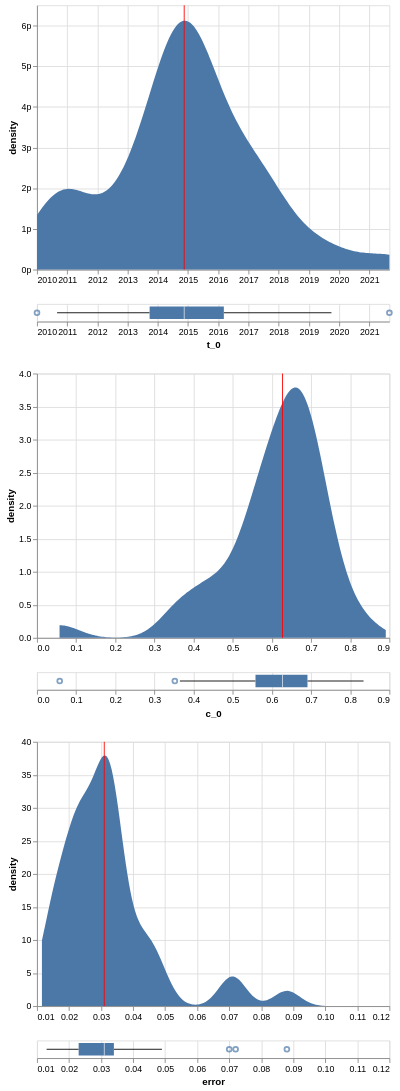

Describe this chart as a Vega-Lite specification.
### Vega-Lite specification from a JSON file in a GitHub repository (floating-point values rounded to 4 significant figures)
{"config": {"view": {"continuousWidth": 400, "continuousHeight": 300}}, "vconcat": [{"layer": [{"mark": "area", "encoding": {"x": {"field": "t_0", "title": null, "type": "temporal"}, "y": {"axis": {"format": "s"}, "field": "density", "type": "quantitative"}}, "selection": {"selector017": {"type": "single", "fields": ["care_site_level"], "bind": {"input": "select", "options": ["Hôpital"], "name": "care_site_level"}, "init": {"care_site_level": "Hôpital"}}, "selector018": {"type": "single", "fields": ["stay_type"], "bind": {"input": "select", "options": ["All", "Urg_Hospit"], "name": "stay_type"}, "init": {"stay_type": "All"}}}, "transform": [{"field": "t_0", "timeUnit": "yearmonth", "as": "estimate"}, {"density": "t_0", "groupby": ["care_site_level", "stay_type"], "as": ["t_0", "density"]}]}, {"mark": {"type": "rule", "color": "red"}, "encoding": {"x": {"aggregate": "median", "field": "t_0", "type": "temporal"}}}]}, {"mark": "boxplot", "encoding": {"x": {"field": "t_0", "type": "temporal"}}, "selection": {"selector017": {"type": "single", "fields": ["care_site_level"], "bind": {"input": "select", "options": ["Hôpital"], "name": "care_site_level"}, "init": {"care_site_level": "Hôpital"}}, "selector018": {"type": "single", "fields": ["stay_type"], "bind": {"input": "select", "options": ["All", "Urg_Hospit"], "name": "stay_type"}, "init": {"stay_type": "All"}}}}, {"vconcat": [{"layer": [{"mark": "area", "encoding": {"x": {"field": "c_0", "title": null, "type": "quantitative"}, "y": {"field": "density", "type": "quantitative"}}, "selection": {"selector017": {"type": "single", "fields": ["care_site_level"], "bind": {"input": "select", "options": ["Hôpital"], "name": "care_site_level"}, "init": {"care_site_level": "Hôpital"}}, "selector018": {"type": "single", "fields": ["stay_type"], "bind": {"input": "select", "options": ["All", "Urg_Hospit"], "name": "stay_type"}, "init": {"stay_type": "All"}}}, "transform": [{"density": "c_0", "extent": [0.05756, 0.8908], "groupby": ["care_site_level", "stay_type"], "as": ["c_0", "density"]}]}, {"mark": {"type": "rule", "color": "red"}, "encoding": {"x": {"aggregate": "median", "field": "c_0", "type": "quantitative"}}}]}, {"mark": "boxplot", "encoding": {"x": {"field": "c_0", "type": "quantitative"}}, "selection": {"selector017": {"type": "single", "fields": ["care_site_level"], "bind": {"input": "select", "options": ["Hôpital"], "name": "care_site_level"}, "init": {"care_site_level": "Hôpital"}}, "selector018": {"type": "single", "fields": ["stay_type"], "bind": {"input": "select", "options": ["All", "Urg_Hospit"], "name": "stay_type"}, "init": {"stay_type": "All"}}}}], "resolve": {"scale": {"x": "shared"}}}, {"vconcat": [{"layer": [{"mark": "area", "encoding": {"x": {"field": "error", "title": null, "type": "quantitative"}, "y": {"field": "density", "type": "quantitative"}}, "selection": {"selector017": {"type": "single", "fields": ["care_site_level"], "bind": {"input": "select", "options": ["Hôpital"], "name": "care_site_level"}, "init": {"care_site_level": "Hôpital"}}, "selector018": {"type": "single", "fields": ["stay_type"], "bind": {"input": "select", "options": ["All", "Urg_Hospit"], "name": "stay_type"}, "init": {"stay_type": "All"}}}, "transform": [{"density": "error", "extent": [0.01154, 0.1104], "groupby": ["care_site_level", "stay_type"], "as": ["error", "density"]}]}, {"mark": {"type": "rule", "color": "red"}, "encoding": {"x": {"aggregate": "median", "field": "error", "type": "quantitative"}}}]}, {"mark": "boxplot", "encoding": {"x": {"field": "error", "type": "quantitative"}}, "selection": {"selector017": {"type": "single", "fields": ["care_site_level"], "bind": {"input": "select", "options": ["Hôpital"], "name": "care_site_level"}, "init": {"care_site_level": "Hôpital"}}, "selector018": {"type": "single", "fields": ["stay_type"], "bind": {"input": "select", "options": ["All", "Urg_Hospit"], "name": "stay_type"}, "init": {"stay_type": "All"}}}}], "resolve": {"scale": {"x": "shared"}}}], "data": {"name": "data-30e940cb7f217a5378ee938a10a475bd"}, "resolve": {"scale": {"x": "shared"}}, "transform": [{"filter": {"selection": "selector017"}}, {"filter": {"selection": "selector018"}}], "$schema": "https://vega.github.io/schema/vega-lite/v5.json", "datasets": {"data-30e940cb7f217a5378ee938a10a475bd": [{"care_site_level": "Hôpital", "stay_type": "All", "care_site_id": 8312083245, "t_0": "2017-07-01T00:00:00", "c_0": 0.058, "error": 0.04}, {"care_site_level": "Hôpital", "stay_type": "All", "care_site_id": 8312021707, "t_0": "2014-10-01T00:00:00", "c_0": 0.73, "error": 0.021}, {"care_site_level": "Hôpital", "stay_type": "Urg_Hospit", "care_site_id": 8312021707, "t_0": "2014-10-01T00:00:00", "c_0": 0.862, "error": 0.014}, {"care_site_level": "Hôpital", "stay_type": "Urg_Hospit", "care_site_id": 8312006940, "t_0": "2015-02-01T00:00:00", "c_0": 0.776, "error": 0.023}, {"care_site_level": "Hôpital", "stay_type": "All", "care_site_id": 8312006940, "t_0": "2014-10-01T00:00:00", "c_0": 0.625, "error": 0.023}, {"care_site_level": "Hôpital", "stay_type": "Urg_Hospit", "care_site_id": 8312077037, "t_0": "2012-05-01T00:00:00", "c_0": 0.746, "error": 0.018}, {"care_site_level": "Hôpital", "stay_type": "All", "care_site_id": 8312077037, "t_0": "2012-05-01T00:00:00", "c_0": 0.549, "error": 0.034}, {"care_site_level": "Hôpital", "stay_type": "All", "care_site_id": 8312052888, "t_0": "2016-06-01T00:00:00", "c_0": 0.7, "error": 0.023}, {"care_site_level": "Hôpital", "stay_type": "Urg_Hospit", "care_site_id": 8312052888, "t_0": "2016-06-01T00:00:00", "c_0": 0.856, "error": 0.017}, {"care_site_level": "Hôpital", "stay_type": "Urg_Hospit", "care_site_id": 8312035257, "t_0": "2016-12-01T00:00:00", "c_0": 0.871, "error": 0.021}, {"care_site_level": "Hôpital", "stay_type": "All", "care_site_id": 8312035257, "t_0": "2016-11-01T00:00:00", "c_0": 0.684, "error": 0.029}, {"care_site_level": "Hôpital", "stay_type": "All", "care_site_id": 8312037868, "t_0": "2015-03-01T00:00:00", "c_0": 0.622, "error": 0.033}, {"care_site_level": "Hôpital", "stay_type": "Urg_Hospit", "care_site_id": 8312037868, "t_0": "2010-01-01T00:00:00", "c_0": 0.716, "error": 0.03}, {"care_site_level": "Hôpital", "stay_type": "Urg_Hospit", "care_site_id": 8312063103, "t_0": "2014-06-01T00:00:00", "c_0": 0.785, "error": 0.024}, {"care_site_level": "Hôpital", "stay_type": "All", "care_site_id": 8312063103, "t_0": "2014-06-01T00:00:00", "c_0": 0.691, "error": 0.025}, {"care_site_level": "Hôpital", "stay_type": "Urg_Hospit", "care_site_id": 8312040352, "t_0": "2011-03-01T00:00:00", "c_0": 0.686, "error": 0.021}, {"care_site_level": "Hôpital", "stay_type": "All", "care_site_id": 8312040352, "t_0": "2011-03-01T00:00:00", "c_0": 0.624, "error": 0.023}, {"care_site_level": "Hôpital", "stay_type": "All", "care_site_id": 8312025702, "t_0": "2017-01-01T00:00:00", "c_0": 0.658, "error": 0.034}, {"care_site_level": "Hôpital", "stay_type": "Urg_Hospit", "care_site_id": 8312025702, "t_0": "2017-02-01T00:00:00", "c_0": 0.87, "error": 0.019}, {"care_site_level": "Hôpital", "stay_type": "Urg_Hospit", "care_site_id": 8312002245, "t_0": "2010-10-01T00:00:00", "c_0": 0.8, "error": 0.014}, {"care_site_level": "Hôpital", "stay_type": "All", "care_site_id": 8312002245, "t_0": "2010-09-01T00:00:00", "c_0": 0.702, "error": 0.018}, {"care_site_level": "Hôpital", "stay_type": "All", "care_site_id": 8312008714, "t_0": "2013-12-01T00:00:00", "c_0": 0.724, "error": 0.015}, {"care_site_level": "Hôpital", "stay_type": "Urg_Hospit", "care_site_id": 8312008714, "t_0": "2014-02-01T00:00:00", "c_0": 0.788, "error": 0.015}, {"care_site_level": "Hôpital", "stay_type": "Urg_Hospit", "care_site_id": 8312039899, "t_0": "2015-03-01T00:00:00", "c_0": 0.871, "error": 0.012}, {"care_site_level": "Hôpital", "stay_type": "All", "care_site_id": 8312039899, "t_0": "2015-03-01T00:00:00", "c_0": 0.681, "error": 0.02}, {"care_site_level": "Hôpital", "stay_type": "Urg_Hospit", "care_site_id": 8312053895, "t_0": "2016-10-01T00:00:00", "c_0": 0.89, "error": 0.014}, {"care_site_level": "Hôpital", "stay_type": "All", "care_site_id": 8312053895, "t_0": "2016-01-01T00:00:00", "c_0": 0.655, "error": 0.028}, {"care_site_level": "Hôpital", "stay_type": "Urg_Hospit", "care_site_id": 8312006712, "t_0": "2014-12-01T00:00:00", "c_0": 0.868, "error": 0.013}, {"care_site_level": "Hôpital", "stay_type": "All", "care_site_id": 8312006712, "t_0": "2014-12-01T00:00:00", "c_0": 0.66, "error": 0.017}, {"care_site_level": "Hôpital", "stay_type": "Urg_Hospit", "care_site_id": 8312044183, "t_0": "2010-11-01T00:00:00", "c_0": 0.778, "error": 0.014}, {"care_site_level": "Hôpital", "stay_type": "All", "care_site_id": 8312044183, "t_0": "2015-12-01T00:00:00", "c_0": 0.564, "error": 0.043}, {"care_site_level": "Hôpital", "stay_type": "Urg_Hospit", "care_site_id": 8312026114, "t_0": "2014-10-01T00:00:00", "c_0": 0.749, "error": 0.037}, {"care_site_level": "Hôpital", "stay_type": "All", "care_site_id": 8312026114, "t_0": "2014-10-01T00:00:00", "c_0": 0.61, "error": 0.035}, {"care_site_level": "Hôpital", "stay_type": "Urg_Hospit", "care_site_id": 8312082307, "t_0": "2012-10-01T00:00:00", "c_0": 0.843, "error": 0.013}, {"care_site_level": "Hôpital", "stay_type": "All", "care_site_id": 8312082307, "t_0": "2017-10-01T00:00:00", "c_0": 0.518, "error": 0.029}, {"care_site_level": "Hôpital", "stay_type": "All", "care_site_id": 8312022130, "t_0": "2012-10-01T00:00:00", "c_0": 0.703, "error": 0.013}, {"care_site_level": "Hôpital", "stay_type": "Urg_Hospit", "care_site_id": 8312022130, "t_0": "2012-10-01T00:00:00", "c_0": 0.835, "error": 0.012}, {"care_site_level": "Hôpital", "stay_type": "Urg_Hospit", "care_site_id": 8312035911, "t_0": "2013-09-01T00:00:00", "c_0": 0.537, "error": 0.046}, {"care_site_level": "Hôpital", "stay_type": "All", "care_site_id": 8312035911, "t_0": "2013-09-01T00:00:00", "c_0": 0.539, "error": 0.046}, {"care_site_level": "Hôpital", "stay_type": "All", "care_site_id": 8312068639, "t_0": "2015-03-01T00:00:00", "c_0": 0.487, "error": 0.088}, {"care_site_level": "Hôpital", "stay_type": "Urg_Hospit", "care_site_id": 8312068639, "t_0": "2015-03-01T00:00:00", "c_0": 0.53, "error": 0.11}, {"care_site_level": "Hôpital", "stay_type": "All", "care_site_id": 8312037370, "t_0": "2010-09-01T00:00:00", "c_0": 0.556, "error": 0.039}, {"care_site_level": "Hôpital", "stay_type": "Urg_Hospit", "care_site_id": 8312037370, "t_0": "2010-09-01T00:00:00", "c_0": 0.756, "error": 0.019}, {"care_site_level": "Hôpital", "stay_type": "All", "care_site_id": 8312016350, "t_0": "2017-09-01T00:00:00", "c_0": 0.418, "error": 0.072}, {"care_site_level": "Hôpital", "stay_type": "Urg_Hospit", "care_site_id": 8312047779, "t_0": "2011-01-01T00:00:00", "c_0": 0.706, "error": 0.031}, {"care_site_level": "Hôpital", "stay_type": "All", "care_site_id": 8312047779, "t_0": "2011-01-01T00:00:00", "c_0": 0.582, "error": 0.023}, {"care_site_level": "Hôpital", "stay_type": "All", "care_site_id": 8312041542, "t_0": "2014-12-01T00:00:00", "c_0": 0.69, "error": 0.031}, {"care_site_level": "Hôpital", "stay_type": "Urg_Hospit", "care_site_id": 8312041542, "t_0": "2015-11-01T00:00:00", "c_0": 0.78, "error": 0.022}, {"care_site_level": "Hôpital", "stay_type": "All", "care_site_id": 8312060176, "t_0": "2014-01-01T00:00:00", "c_0": 0.773, "error": 0.02}, {"care_site_level": "Hôpital", "stay_type": "Urg_Hospit", "care_site_id": 8312060176, "t_0": "2014-04-01T00:00:00", "c_0": 0.773, "error": 0.017}, {"care_site_level": "Hôpital", "stay_type": "All", "care_site_id": 8312034421, "t_0": "2014-11-01T00:00:00", "c_0": 0.66, "error": 0.032}, {"care_site_level": "Hôpital", "stay_type": "Urg_Hospit", "care_site_id": 8312034421, "t_0": "2014-11-01T00:00:00", "c_0": 0.678, "error": 0.033}, {"care_site_level": "Hôpital", "stay_type": "Urg_Hospit", "care_site_id": 8312041317, "t_0": "2011-02-01T00:00:00", "c_0": 0.739, "error": 0.029}, {"care_site_level": "Hôpital", "stay_type": "All", "care_site_id": 8312041317, "t_0": "2011-02-01T00:00:00", "c_0": 0.757, "error": 0.032}, {"care_site_level": "Hôpital", "stay_type": "All", "care_site_id": 8312007309, "t_0": "2014-01-01T00:00:00", "c_0": 0.44, "error": 0.033}, {"care_site_level": "Hôpital", "stay_type": "Urg_Hospit", "care_site_id": 8312007309, "t_0": "2010-01-01T00:00:00", "c_0": 0.799, "error": 0.016}, {"care_site_level": "Hôpital", "stay_type": "Urg_Hospit", "care_site_id": 8312076198, "t_0": "2015-04-01T00:00:00", "c_0": 0.781, "error": 0.021}, {"care_site_level": "Hôpital", "stay_type": "All", "care_site_id": 8312076198, "t_0": "2015-04-01T00:00:00", "c_0": 0.657, "error": 0.024}, {"care_site_level": "Hôpital", "stay_type": "All", "care_site_id": 8312016826, "t_0": "2018-11-01T00:00:00", "c_0": 0.691, "error": 0.033}, {"care_site_level": "Hôpital", "stay_type": "All", "care_site_id": 8312043156, "t_0": "2010-01-01T00:00:00", "c_0": 0.365, "error": 0.032}, {"care_site_level": "Hôpital", "stay_type": "Urg_Hospit", "care_site_id": 8312043156, "t_0": "2010-01-01T00:00:00", "c_0": 0.698, "error": 0.031}, {"care_site_level": "Hôpital", "stay_type": "Urg_Hospit", "care_site_id": 8312081159, "t_0": "2019-10-01T00:00:00", "c_0": 0.726, "error": 0.038}, {"care_site_level": "Hôpital", "stay_type": "All", "care_site_id": 8312081159, "t_0": "2019-10-01T00:00:00", "c_0": 0.613, "error": 0.033}, {"care_site_level": "Hôpital", "stay_type": "Urg_Hospit", "care_site_id": 8312038102, "t_0": "2010-06-01T00:00:00", "c_0": 0.745, "error": 0.02}, {"care_site_level": "Hôpital", "stay_type": "All", "care_site_id": 8312038102, "t_0": "2015-05-01T00:00:00", "c_0": 0.666, "error": 0.045}, {"care_site_level": "Hôpital", "stay_type": "Urg_Hospit", "care_site_id": 8312013804, "t_0": "2013-12-01T00:00:00", "c_0": 0.884, "error": 0.014}, {"care_site_level": "Hôpital", "stay_type": "All", "care_site_id": 8312013804, "t_0": "2013-09-01T00:00:00", "c_0": 0.629, "error": 0.015}, {"care_site_level": "Hôpital", "stay_type": "All", "care_site_id": 8312068568, "t_0": "2017-06-01T00:00:00", "c_0": 0.579, "error": 0.031}, {"care_site_level": "Hôpital", "stay_type": "Urg_Hospit", "care_site_id": 8312068568, "t_0": "2012-05-01T00:00:00", "c_0": 0.615, "error": 0.063}, {"care_site_level": "Hôpital", "stay_type": "All", "care_site_id": 8312050230, "t_0": "2014-05-01T00:00:00", "c_0": 0.352, "error": 0.049}, {"care_site_level": "Hôpital", "stay_type": "Urg_Hospit", "care_site_id": 8312050230, "t_0": "2014-05-01T00:00:00", "c_0": 0.395, "error": 0.068}, {"care_site_level": "Hôpital", "stay_type": "All", "care_site_id": 8312046965, "t_0": "2015-10-01T00:00:00", "c_0": 0.609, "error": 0.033}, {"care_site_level": "Hôpital", "stay_type": "Urg_Hospit", "care_site_id": 8312046965, "t_0": "2013-10-01T00:00:00", "c_0": 0.75, "error": 0.03}, {"care_site_level": "Hôpital", "stay_type": "Urg_Hospit", "care_site_id": 8312019560, "t_0": "2013-01-01T00:00:00", "c_0": 0.891, "error": 0.012}, {"care_site_level": "Hôpital", "stay_type": "All", "care_site_id": 8312019560, "t_0": "2013-01-01T00:00:00", "c_0": 0.734, "error": 0.025}, {"care_site_level": "Hôpital", "stay_type": "All", "care_site_id": 8312076082, "t_0": "2014-11-01T00:00:00", "c_0": 0.834, "error": 0.014}, {"care_site_level": "Hôpital", "stay_type": "Urg_Hospit", "care_site_id": 8312076082, "t_0": "2014-11-01T00:00:00", "c_0": 0.836, "error": 0.014}, {"care_site_level": "Hôpital", "stay_type": "All", "care_site_id": 8312042848, "t_0": "2016-04-01T00:00:00", "c_0": 0.452, "error": 0.026}, {"care_site_level": "Hôpital", "stay_type": "Urg_Hospit", "care_site_id": 8312042848, "t_0": "2016-04-01T00:00:00", "c_0": 0.491, "error": 0.046}, {"care_site_level": "Hôpital", "stay_type": "All", "care_site_id": 17497666687, "t_0": "2021-09-01T00:00:00", "c_0": 0.564, "error": 0.07}]}}
